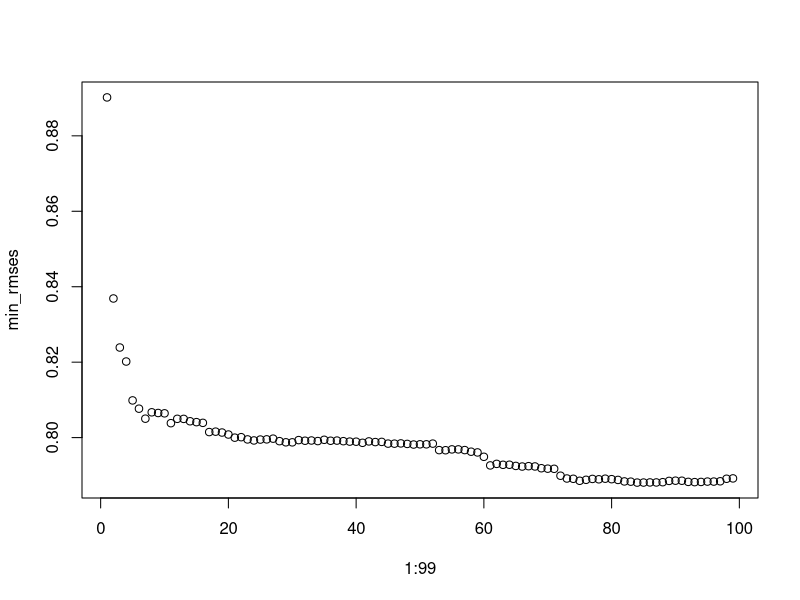

R code for this plot: (Note: a time limit stopped this script after it produced the figure.)
## ---- chunk 1
knitr::opts_chunk$set(echo = TRUE)
## ---- chunk 2
tr <- read.table("./data/train_ratings_all.dat", header = F, sep = "\t")
tr_pr <- read.csv("./data/Train_Features_Processed.csv")[, 2:100]
tr_y <- read.table("./data/train_y_rating.dat", header = F, sep = "\t")
movie_info <- read.table("./data/movie_titles.txt", header = F, sep = ',')
## ---- chunk 3
colnames(movie_info) <- c("Release Years", "Names", "Genres")
colnames(tr) <- movie_info$Names
colnames(tr_pr) <- movie_info$Names
colnames(tr_y) <- c('y')
## ---- chunk 4
tr_pca <- prcomp(tr,retx = T, center = T, scale = F)$x
tr_pr_pca <- prcomp(tr_pr,retx = T, center = T, scale = F)$x
## ---- chunk 5
CV_subset <- sample(10000, 2000)

CV_y <- tr_y[CV_subset, ]
tr_y <- tr_y[-CV_subset, ]

CV <- tr[CV_subset, ]
tr <- tr[-CV_subset, ]

CV_pr <- tr_pr[CV_subset, ]
tr_pr <- tr_pr[-CV_subset, ]

CV_pca <- tr_pca[CV_subset, ]
tr_pca <- tr_pca[-CV_subset, ]

CV_pr_pca <- tr_pr_pca[CV_subset, ]
tr_pr_pca <- tr_pr_pca[-CV_subset, ]
## ---- chunk 6
rmse <- function(true_labels, pred_labels){
  return (sqrt(mean((true_labels-pred_labels)^2)))
}
## ---- chunk 7
lin_model <- lm(y~., data=data.frame(tr[, 1:99], y=tr_y))
baseline <- rmse(CV_y, predict(lin_model, newdata = data.frame(CV[, 1:99])))
baseline
## ---- chunk 8
min_rmses <- rep(1, 99)
for (i in 1:99){
  lin_model <- lm(y~., data=data.frame(X=tr_pr_pca[, 1:i], y=tr_y))
  min_rmses[i] <- rmse(CV_y, pmax(pmin(predict(lin_model, newdata = data.frame(X=CV_pr_pca[, 1:i])), 5), 1))
}
plot(1:99, min_rmses)
score <- min(min_rmses)
(baseline/score - 1) * 100
diff <- c(baseline, score)
names(diff) <- c("baseline", "score")
diff
## ---- chunk 9
library(nnet)
rmse_on_CV_likely <- rep(1, 99)
rmse_on_CV_expected <- rep(1, 99)
for (i in 1:99){
  model <- multinom(as.factor(y)~., family = multinomial, data = data.frame(X=tr_pca[, 1:i], y = tr_y), maxit = 300, trace = F)
  preds_on_CV <- as.numeric(predict(model, newdata = as.matrix(data.frame(X=CV_pca[, 1:i]))))
  rmse_on_CV_likely[i] <- rmse(CV_y, preds_on_CV)
  preds_on_CV <- as.numeric(predict(model, newdata = as.matrix(data.frame(X=CV_pca[, 1:i])), type = "prob") %*% (1:5))
  rmse_on_CV_expected[i] <- rmse(CV_y, preds_on_CV)
}
plot(1:99, rmse_on_CV_likely)
score <- min(rmse_on_CV_likely)
(baseline/score - 1) * 100
diff[2] <- score
diff

plot(1:99, rmse_on_CV_expected)
score <- min(rmse_on_CV_expected)
(baseline/score - 1) * 100
diff[2] <- score
diff
## ---- chunk 10
rmse_on_CV_likely <- rep(1, 99)
rmse_on_CV_expected <- rep(1, 99)
for (i in 1:99){
  model <- multinom(as.factor(y)~., family = multinomial, data = data.frame(X=tr_pr_pca[, 1:i], y = tr_y), maxit = 300, trace = F)
  preds_on_CV <- as.numeric(predict(model, newdata = as.matrix(data.frame(X=CV_pr_pca[, 1:i]))))
  rmse_on_CV_likely[i] <- rmse(CV_y, preds_on_CV)
  preds_on_CV <- as.numeric(predict(model, newdata = as.matrix(data.frame(X=CV_pca[, 1:i])), type = "prob") %*% (1:5))
  rmse_on_CV_expected[i] <- rmse(CV_y, preds_on_CV)
}
plot(1:99, rmse_on_CV_likely)
score <- min(rmse_on_CV_likely)
(baseline/score - 1) * 100
diff[2] <- score
diff

plot(1:99, rmse_on_CV_expected)
score <- min(rmse_on_CV_expected)
(baseline/score - 1) * 100
diff[2] <- score
diff
